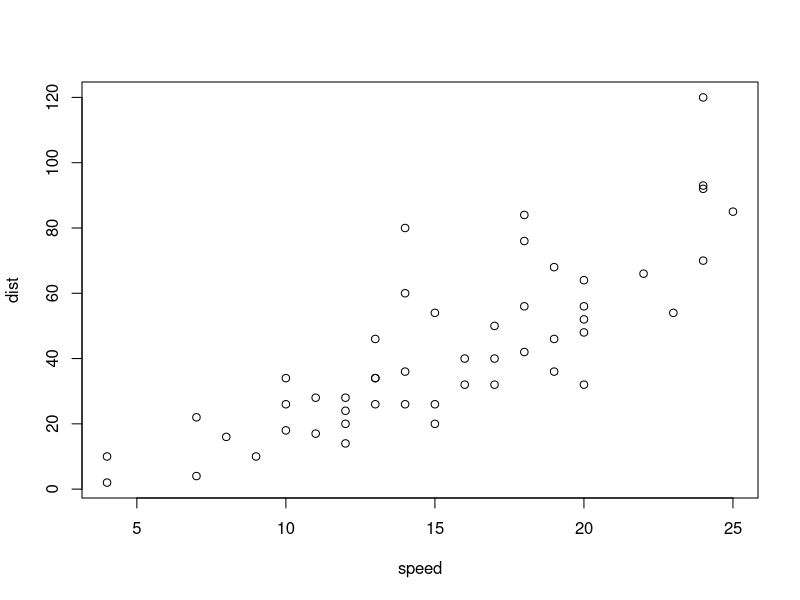
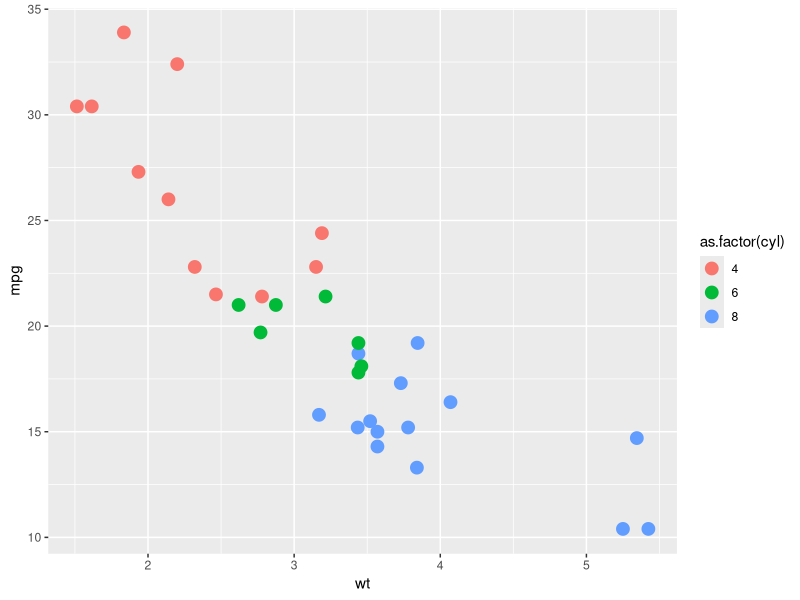
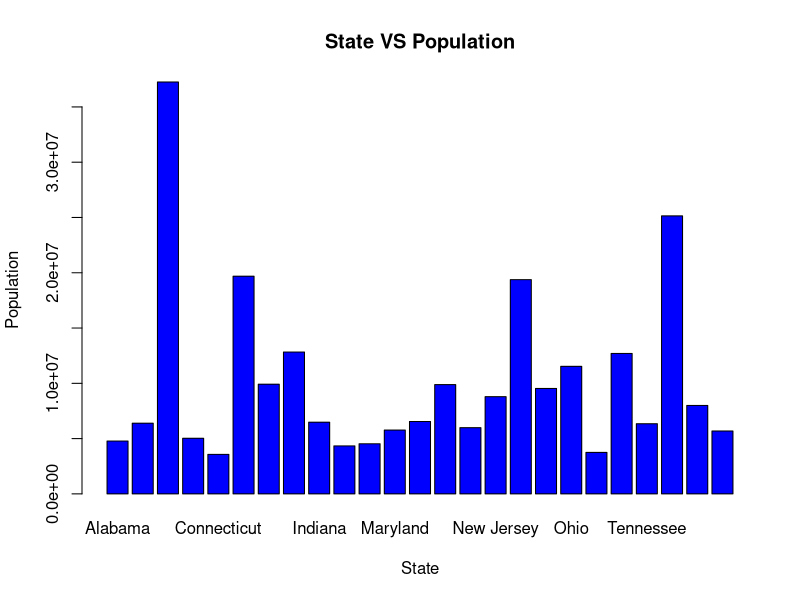
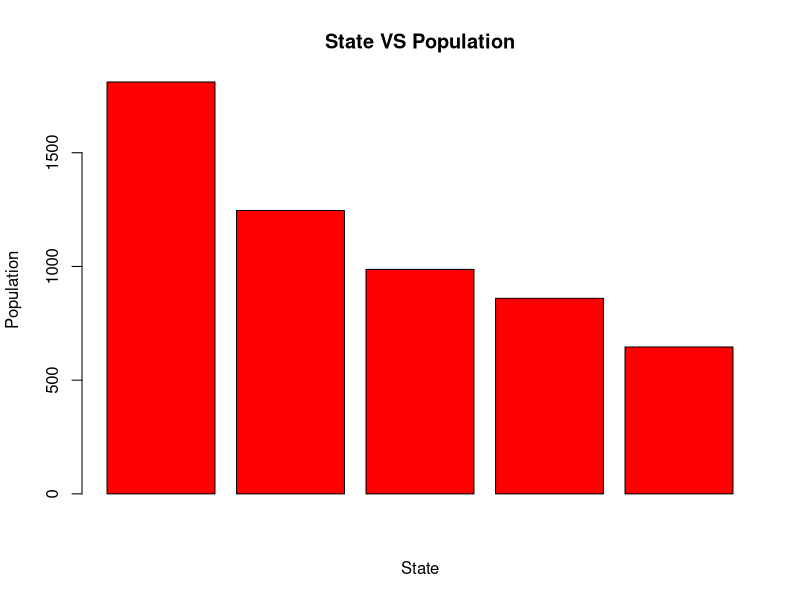
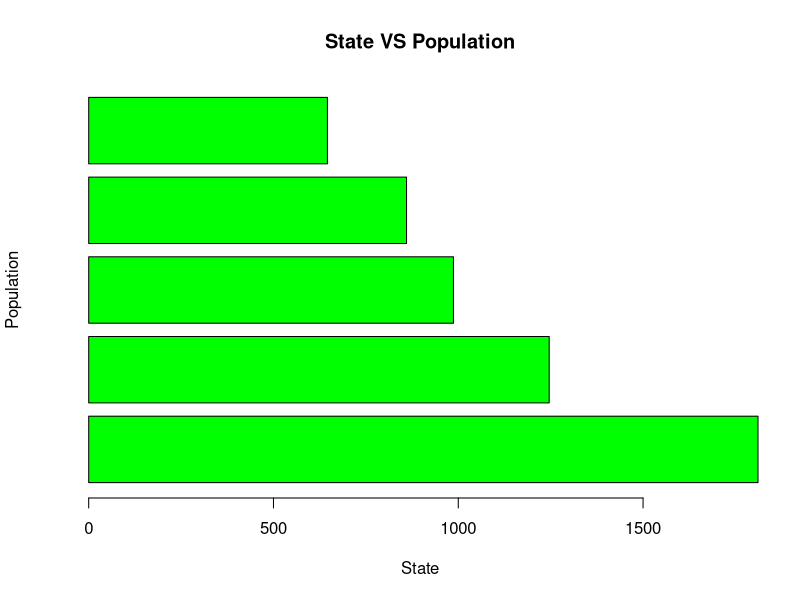
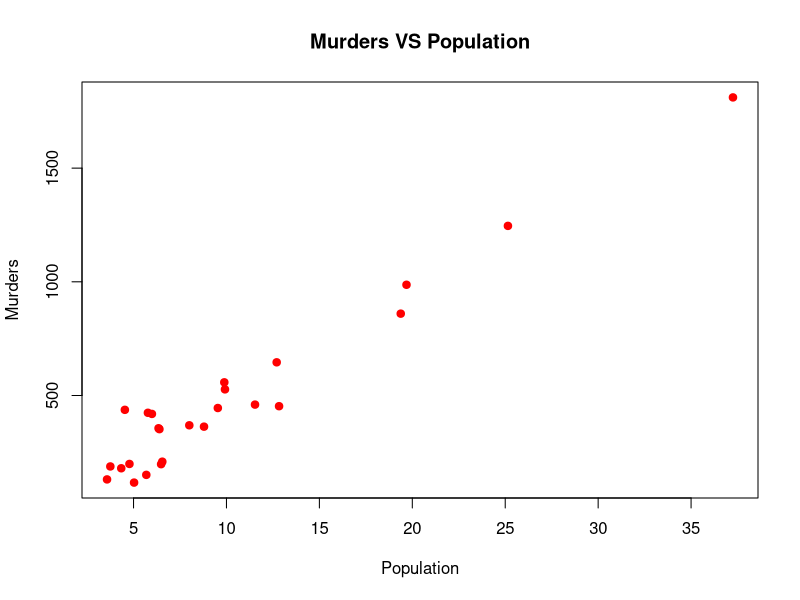
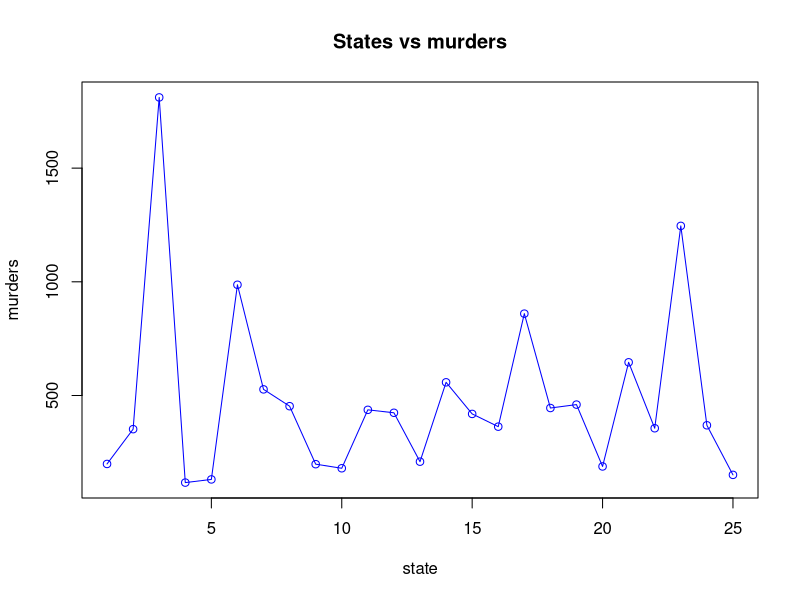
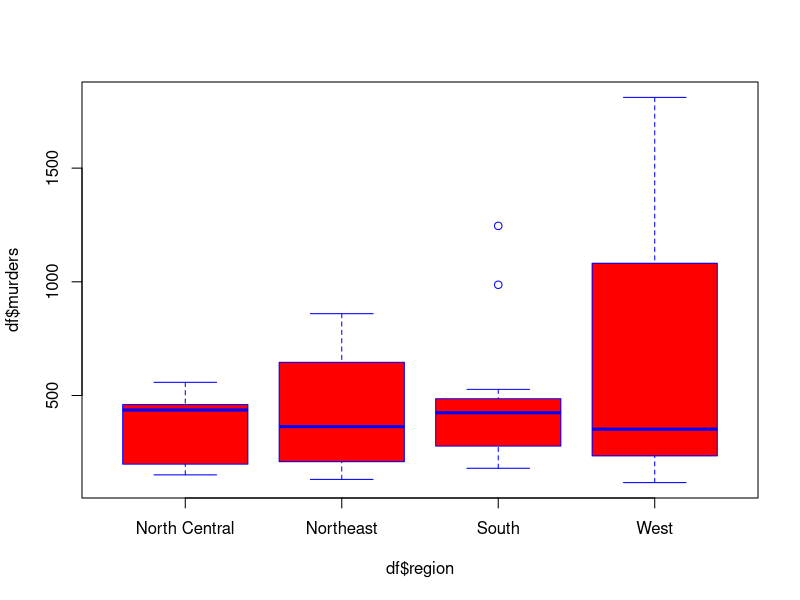

The R script that drew these images, in order:
## ---- chunk 1
plot(cars)
## ---- chunk 2
library(ggplot2)
data("mtcars")
ggplot(data = mtcars, aes(x = wt, y= mpg)) +
  geom_point(aes(color=as.factor(cyl)), size = 4)
## ---- chunk 3
print('Hello world')
print("This is R programming Workshop!")
## ---- chunk 4
print(class(3.14))
print(class('R programming'))
print(class(TRUE))
## ---- chunk 5
18 + 4
18 - 4
18 * 4
18 / 4
2 ** 3
2 ^ 3
18 %% 4
18 %/% 4
log(2)
log10(2)
## ---- chunk 6
5 + (4 - 3 * 2)**3 + 1
## ---- chunk 7
x <- 18
y = 4
z <- x + y
print(z)
class(z)
## ---- chunk 8
a = 5 + (4 - 3 * 2)**3 + 1
a = 10
a = a * 2
a = a - 5
a
## ---- chunk 9
temp = 20
fahrenheit <- (temp * 9 / 5) + 32
print(fahrenheit)
## ---- chunk 10
z <- 10
y = 6
assign('x', 2)

x < y
x >= y
x != y
x == y

x > 2
x >= 2


x > 1 & y < 10
x > 1 & y > 10

x > 1 | y > 10
## ---- chunk 11
x <- pi
x

e <- exp(1)
e

x <- letters
x

x <- LETTERS
x

x <- month.name
x

x <- month.abb
x
## ---- chunk 12
# This line is comment!
r = 0.2 # interest rate
## ---- chunk 13
x <- 1:10
x

x <- 1:10 * 2
x

x <- seq(5)
x

x <- seq(from=1, to=9)
x

x <- seq(from=1, to=9, by=3)
x

x <- seq(1,10,2)
x
## ---- chunk 14
x <- seq(1,10,length = 5)
x
## ---- chunk 15
x <- 1:3
x

y <- rep(x, time = 5)
y

y <- rep(x, each = 5)
y
## ---- chunk 16
years = 2000:2025
growth_rate <- 0.03 # rate
GDP = 1000 * (1+growth_rate)**(years - 2000)
GDP
## ---- chunk 17
#"R" + 2
## ---- chunk 18
age <- 15
if (age >= 18){
  print('You are old enough to vote!')
} else {
  print('You can NOT vote yet!')
  print(paste('You can will vote after ', 18 - age, ' years.'))
}
## ---- chunk 19
age <- 16
if (age <= 4){
  price = 0
} else if (age < 16){
  price = 50
} else {
#} else if (age >= 16){
  price = 100
}

print(paste("Your cost is $", price))
## ---- chunk 20
for (i in 1:5){
  print(i)
}
## ---- chunk 21
for (i in 1:5){
  print(i*i)
}
## ---- chunk 22
z = 0
for (i in 1:10){
  z = z + i
  print(z)
}
## ---- chunk 23
i <- 1
while (i < 10){
  print(i)
  i <- i + 1
}
## ---- chunk 24
"It's R"
## ---- chunk 25
x <- -5
if (x > 0) {
  print('Positive')
} else if (x < 0){
  print("Negative")
} else {
  print('Zero')
}
## ---- chunk 26
average = function(a,b,c){
  summ = a + b + c
  ave = summ / 3
  return(ave)
}

average(34,12,-23) * 2
## ---- chunk 27
average(23,56,98)
## ---- chunk 28
price_func = function(age){
if (age <= 4){
  price = 0
} else if (age < 16){
  price = 50
} else {
  price = 100
}
print(paste("Your cost is $", price))
}

price_func(18)
## ---- chunk 29
for (i in seq(1:20)){
  #print(i)
  price_func(i)
}
## ---- chunk 30
temp <- function(temps){
  fahrenheit <- (temps * 9 / 5) + 32
  print(fahrenheit)
}
temp(90)
## ---- chunk 31
future_value <- function(k, r, n){
  k_n <- k * (1+r)^n # future value formula
  return(k_n)
}
future_value(1000, 0.05, 10)
future_value(1000, 0.05, 10) - 1000
## ---- chunk 32

## ---- chunk 33
x <- c(10.25, 3.5, 8.75, 23.15, 12)
x

x <- c(10.25, 3.5, 8.75, 23.15, 12, 'a', 'b', "c")
x
class(x)

x <- c(1,2,3,4,5,6,7)
x

y <- 1:7
y
## ---- chunk 34
x <- c(10,20,30,40)
y <- c(3.5, 4.75)

z <- c(x,y)
z
## ---- chunk 35
x <- c(1.5, 3.25, 8.75, 13.15)
x

length(x)
## ---- chunk 36
x <- c(10,45,30,50,35,50,80)
x

x[1]
x[3]

x[-2]

x[3:6]

x[c(1,3,4)]

length(x)
x[10]

x
x[2]
x[2] <- -8
x

x[10] = 20
x

x[-3] = 6
x

x
y <- c(TRUE, FALSE, FALSE, TRUE, TRUE, FALSE, TRUE)
y <- c(T, F, F, T, T, F, T)
x[y]
## ---- chunk 37
for (i in x){
  print(x*2)
}
## ---- chunk 38
x <- c(10,45,30,50,35,50,80)
x

35 %in% x
37 %in% x

y <- c(30, 37, 45)
y %in% x
## ---- chunk 39
x <- c(10,45,30,50,35,50,80)
x
x + 2
x * 2
sqrt(x)
## ---- chunk 40
x <- c(10,45,30,50)
y <- c(5,1,2,4)

x + y
z <- c(10,20,30)
x + z
## ---- chunk 41
x <- c(10,45,30,50)
x
length(x)

sum(x)
mean(x)

prod(x)

rev(x)

sort(x)

sort(x, decreasing = TRUE)
## ---- chunk 42
x <- c(10,45,30,50,35)
x

y <- x > 30 & x < 50
y

x[y]
## ---- chunk 43
x <- c(10,45,30,50,35)
x

which(x>30)
x[which(x>30)]
## ---- chunk 44
x <- c('Male', "Female", "Male", 'Male', "Female")
x

x <- factor(x)
x

table(x)

## ---- chunk 45
x <- c(4.325, -3.453, 5.324, 7.844)
x

ceiling(x)  # next integer

floor(x)

round(x)

round(x, digits = 2)

## ---- chunk 46
x <- c(16,25,30,81,36)

sqrt(x)

log(x)

log(x, base = 2)

log10(x)

x <- c(3,4,5,6)
factorial(x)
## ---- chunk 47
x <- rnorm(10)
x

x <- rnorm(10000, mean = 0, sd=1)
#x

mean(x)
sd(x)


## ---- chunk 48
students <- c("Alice", "Bob", "Charlie", "David", "Eve")
scores <- c(85, 92, 78, 55, 88)
## ---- chunk 49
m <- matrix(nrow = 2, ncol = 3)
m

dim(m)
## ---- chunk 50
m <- matrix(c(1,2,3,4,5,6))

m <- matrix(c(1,2,3,4,5,6), nrow = 2, ncol = 3)

m <- matrix(c(1,2,3,4,5,6), nrow = 2, ncol = 3, byrow = TRUE)

m

dim(m)
nrow(m)
ncol(m)
length(m)
## ---- chunk 51
m <- matrix(0, 3,3)
m
## ---- chunk 52
m <- diag(1, 3,3)

m <- diag(4)

m <- diag(1:5)
m
## ---- chunk 53
m <- matrix(seq(1, 31, by=2), nrow = 4, ncol = 4, byrow = T)
m

diag(m)
## ---- chunk 54
m <- matrix(seq(1, 31, by=2), nrow = 4, ncol = 4, byrow = T)
m
## ---- chunk 55
m[1, 2]
m[1,]    # for get single row
m[,2]
m[,1:2]
m[2:3,1:2]
m[,c(1,3)]
m[,-2]
## ---- chunk 56
m

m[2,1] = 23
m
## ---- chunk 57
m
## ---- chunk 58
rowSums(m)
colSums(m)
rowMeans(m)
colMeans(m)
t(m)

colSums(m)[3]
## ---- chunk 59
set.seed(123)
mat <- matrix(sample(1:100, 16), nrow = 4)
mat

rowMeans(mat)
colMeans(mat)

mat

t(mat)

all(mat == t(mat))
## ---- chunk 60
set.seed(123)
A <- matrix(sample(1:10, 9, replace = TRUE), nrow = 3)
b <- c(30, 20, 15)

A
b

x <- solve(A, b)   # solve for x
x


Ax = A %*% x
Ax
## ---- chunk 61
x <- list(10, 'Saeed', TRUE)
x
## ---- chunk 62
class
## ---- chunk 63
id <- c(101,102,103, 104, 105)
names <- c("Sanaz", "Saeed", "James", "Peter", "Emma")
scores <- c(98.45, 45.65, 78.79, 56.32, 87.23)

students <- list(id, names, scores)
students
## ---- chunk 64
students[2]

students[[2]][1]
## ---- chunk 65
id <- c(101,102,103, 104, 105)
names <- c("Sanaz", "Saeed", "James", "Peter", "Emma")
scores <- c(98.45, 45.65, 78.79, 56.32, 87.23)
students <- data.frame(id, names, scores)
students
## ---- chunk 66
students
## ---- chunk 67
students[1,]
students[,2]

# Same as Matrix

students$names
students$scores
students$names[2]
## ---- chunk 68
students
## ---- chunk 69
report <- subset(students, scores < 80)
report

report <- subset(students, scores < 80 & id <=103)
report

report <- subset(students, scores < 80, select = c(names))
report

report <- subset(students, scores < 80, select = c(names, scores))
report

report <- subset(students, scores < 80, select = c(-names))
report
## ---- chunk 70
students
## ---- chunk 71
students <- rbind(students, data.frame(id= 106, names= 'Sara', scores = 68.57))
students
## ---- chunk 72
students = cbind(students, age = c(18,24,19,26,34,23))
students
## ---- chunk 73
students

write.csv(students, file = "scoring.csv")
## ---- chunk 74
x <- c(10,4,NA,7,15,NaN)
x

is.na(x)
is.nan(x)
## ---- chunk 75
x <- c(10,4,NA,7,15,NaN)
x

y <- is.na(x)
y

!y

x[!y]
## ---- chunk 76
weather <- data.frame(
  id = c(101, 102, 103, 104, 105),
  temperature = c(25.8, 34.2, NA, 27.4, 20.5),
  wind = c(78, 59, 63, 40, 68),
  humidity = c(25, 45, 85, NA, 61)
)
weather
## ---- chunk 77
weatherNA <- complete.cases(weather)
weatherNA

weather[weatherNA,]
## ---- chunk 78
library(dplyr)
## ---- chunk 79
df <- read.csv("murders.csv")
df
## ---- chunk 80
head(df, 5)

tail(df, 5)
## ---- chunk 81
dim(df)
## ---- chunk 82
str(df)
## ---- chunk 83
df[c(2,4,5)]
## ---- chunk 84
df[c('state', 'population', "murders")]

dfprime = select(df, 'state', "region", 'murders', 'population')
dfprime
## ---- chunk 85
names(df)

#names(df)[3:5]
## ---- chunk 86
dfprime <- select(df, state:population)
dfprime
## ---- chunk 87
dfprime <- select(df, -abb)
dfprime

dfprime <- select(df, - c(abb, murders, gunmurders))
dfprime

dfprime = select(df, -(abb:murders))
dfprime
## ---- chunk 88
head(df)
## ---- chunk 89
#names(df)

dfprime <- filter(df, murders > 500)
dfprime
## ---- chunk 90
dfprime <- filter(df, murders > 500 & population > 10^7)
dfprime
## ---- chunk 91
df$population

mean(df$population)

dfprime <- filter(df, population > mean(df$population))
dfprime
## ---- chunk 92
head(df)
## ---- chunk 93
dfprime <- arrange(df, murders)
dfprime

dfprime <- arrange(df, desc(murders))
dfprime
## ---- chunk 94
names(df)
## ---- chunk 95
df2 <- rename(df, abbreviation = abb)
names(df2)
## ---- chunk 96
df2 <- rename(df, abbreviation = abb, homicide = murders)
names(df2)
## ---- chunk 97
dfprime <- mutate(df, ratio = murders / population)
head(dfprime)
## ---- chunk 98
dfprime <- mutate(df, mpopulation = population / 10^6)
dfprime <- mutate(dfprime, murder_rate_m = murders / mpopulation)
dfprime
## ---- chunk 99
names(df)
## ---- chunk 100
dfprime <- group_by(df, region)
dfprime
## ---- chunk 101
summarise(dfprime, sum(murders))

summarise(dfprime, sum(murders), mean(gunownership), median(population))

## ---- chunk 102
names(df)
## ---- chunk 103
dfprime <- arrange(df, murders)
dfprime

dfprime2 <- select(dfprime, state, murders)
dfprime2

head(dfprime2)
## ---- chunk 104
arrange(df, murders) %>% select(state, murders) %>% head()
## ---- chunk 105
# Practice -1
df %>% mutate(murder_rate = (murders / population) * 10^6) %>% arrange(desc(murder_rate)) %>% head(10)
## ---- chunk 106
df %>% filter(population > 10^7 & murders > 500) %>% select(state, population, murders) %>% arrange(murders)
## ---- chunk 107
head(df)
## ---- chunk 108
barplot(df$population, 
        col = 'blue', 
        xlab = 'State',
        ylab = 'Population',
        main = 'State VS Population',
        names.arg = df$state
        )
## ---- chunk 109
dfprime <- arrange(df, desc(murders)) %>% head(5)
#dfprime
barplot(dfprime$murders,
        col = 'red', 
        xlab = 'State',
        ylab = 'Population',
        main = 'State VS Population',
        )
## ---- chunk 110
dfprime <- arrange(df, desc(murders)) %>% head(5)
#dfprime
barplot(dfprime$murders,
        col = 'green', 
        xlab = 'State',
        ylab = 'Population',
        main = 'State VS Population',
        horiz = TRUE
        )
## ---- chunk 111
head(df)
## ---- chunk 112
plot(df$population / 10^6, df$murders,
        col = 'red', 
        xlab = 'Population',
        ylab = 'Murders',
        main = 'Murders VS Population',
        pch = 19
     )
## ---- chunk 113
plot(df$murders,
     type = "o",
     xlab = 'state',
     ylab = 'murders',
     main = 'States vs murders',
     col = "blue"
     )
## ---- chunk 114
boxplot(df$murders ~ df$region,
        col = 'red',
        border = 'blue'
        )
## ---- chunk 115

par(mfrow = c(1,2))

barplot(df$population, col = 'blue')

barplot(df$murders, col= 'red')

# add 4 plot
## ---- chunk 116
df
## ---- chunk 117
model <- lm(murders ~ population, data = df)
summary(model)
## ---- chunk 118
names(df)
## ---- chunk 119
model <- lm(murders ~ population + gunownership, data = df)
summary(model)
## ---- chunk 120
# as.factor(region)
model <- lm(murders ~ population + gunownership + as.factor(region), data = df)
summary(model)
## ---- chunk 121
region1 <- df[df$region=='Northeast','murders']
region2 <- df[df$region=='South','murders']

t.test(region1, region2)
## ---- chunk 122
cor.test(df$population, df$murders)
## ---- chunk 123
# core gunownership and murders
## ---- chunk 124
anova = aov(murders ~ region, data = df)
summary(anova)
## ---- chunk 125
plot(df$population, df$murders, col= 'blue', pch=19)
model <- lm(murders ~ population + gunownership, data = df)
summary(model)

abline(model, col='red', lwd=2)
